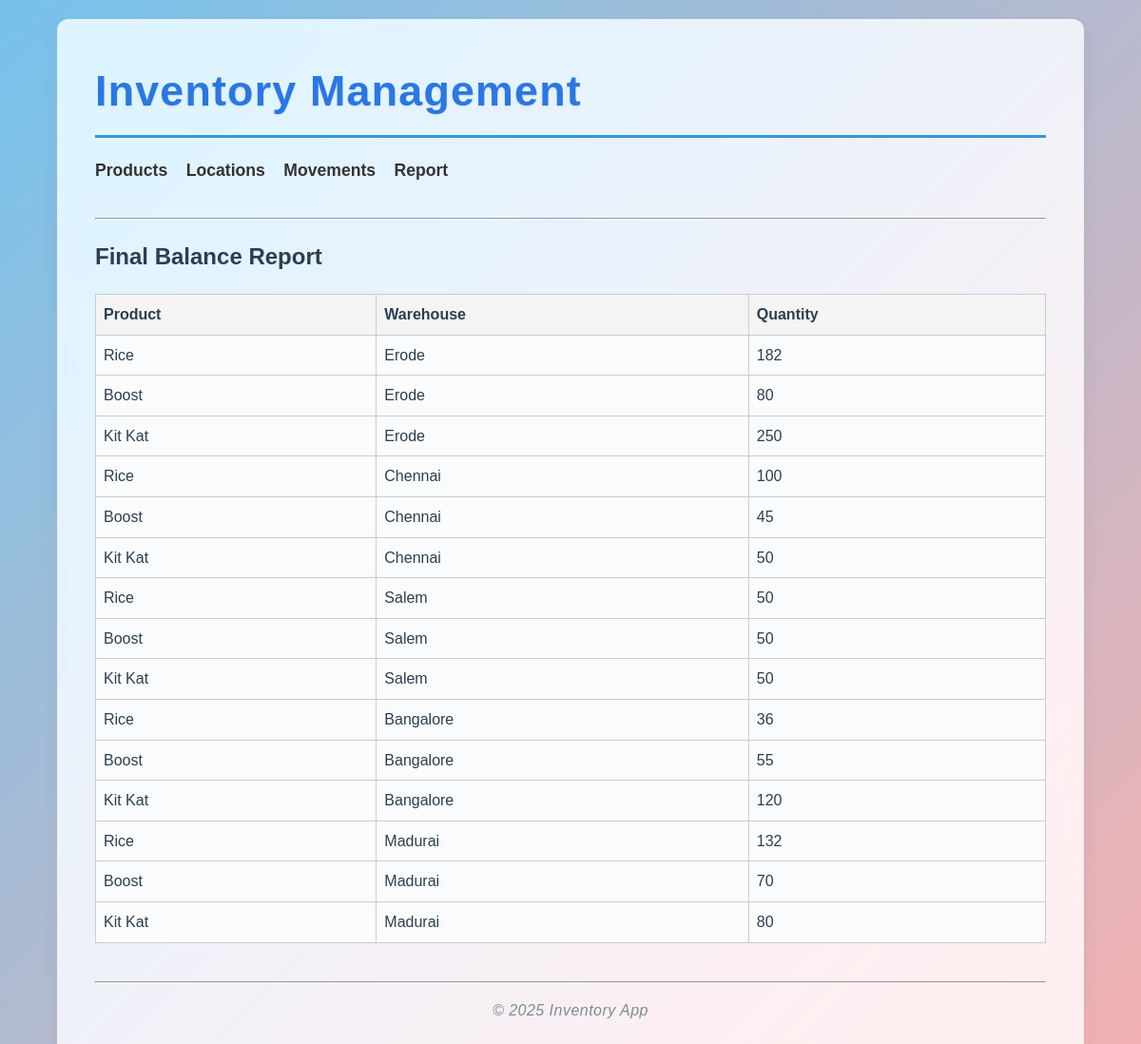
Screenshot of /report with the database file from the repository.
### app/models.py (models this page shows, shortened)
class Product(db.Model):
    __tablename__ = 'product'
    product_id = db.Column(db.String, primary_key=True)
    name = db.Column(db.String, nullable=False)
    quantity = db.Column(db.Integer, nullable=False)

class Location(db.Model):
    __tablename__ = 'location'
    location_id = db.Column(db.String, primary_key=True)
    name = db.Column(db.String, nullable=False)

### app/routes.py (the view)
@main.route('/report')
def report():
    locations = Location.query.all()
    products = Product.query.all()
    report_data = []
    for loc in locations:
        for prod in products:
            initial_stock = db.session.query(db.func.sum(InitialStock.qty))\
                .filter_by(location_id=loc.location_id, product_id=prod.product_id).scalar() or 0
            in_qty = db.session.query(db.func.sum(ProductMovement.qty))\
                .filter_by(to_location=loc.location_id, product_id=prod.product_id).scalar() or 0
            out_qty = db.session.query(db.func.sum(ProductMovement.qty))\
                .filter_by(from_location=loc.location_id, product_id=prod.product_id).scalar() or 0
            balance = initial_stock + in_qty - out_qty
            report_data.append({
                'product': prod.name,
                'location': loc.name,
                'qty': balance
            })
    return render_template('report.html', report=report_data)

### app/templates/report.html (shortened to what this page needs)
{% extends 'base.html' %}
{% block content %}
<h2>Final Balance Report</h2>
<table>
    <thead>
        <tr>
            <th>Product</th>
            <th>Warehouse</th>
            <th>Quantity</th>
        </tr>
    </thead>
    <tbody>
        {% for row in report %}
        <tr>
            <td>{{ row.product }}</td>
            <td>{{ row.location }}</td>
            <td>{{ row.qty }}</td>
        </tr>
        {% else %}
        <tr>
            <td colspan="3">No inventory data available.</td>
        </tr>
        {% endfor %}
    </tbody>
</table>
{% endblock %}

### app/static/css/style.css (style rules this page uses)
body { font-family: 'Inter', Arial, sans-serif; background: linear-gradient(135deg, #76c2eb, #f4b1b1); margin: 0; padding: 0; color: #2c3e50; line-height: 1.6; }
table { width: 100%; border-collapse: separate; border-spacing: 0 8px; margin-top: 20px; }
th, td { padding: 12px 15px; text-align: left; }
th { background-color: #eceef1; font-weight: 600; border-bottom: 2px solid #d0d3d7; }
td { background-color: #f9fbfc; border-left: 5px solid transparent; transition: border-color 0.3s ease; }

### app/templates/base.html (style rules this page uses)
body { font-family: Arial, sans-serif; margin: 20px; }
table { border-collapse: collapse; width: 100%; margin-top: 20px; }
th, td { border: 1px solid #ccc; padding: 8px; text-align: left; }
th { background-color: #f4f4f4; }

### rows the page displays
Product: product "Rice" "Rice" "Rice" "Rice" "Rice"
Location: location "Erode" "Erode" "Erode"
Product: product "Boost" "Boost" "Boost" "Boost" "Boost"
Product: product "Kit Kat" "Kit Kat" "Kit Kat" "Kit Kat" "Kit Kat"
Location: location "Chennai" "Chennai" "Chennai"
Location: location "Salem" "Salem" "Salem"
Location: location "Bangalore" "Bangalore" "Bangalore"
Location: location "Madurai" "Madurai" "Madurai"

### other values shown
{{ row.qty }} "182" "80" "250" "100" "45" "50" "50" "50" "50" "36" "55" "120" "132" "70" "80"
